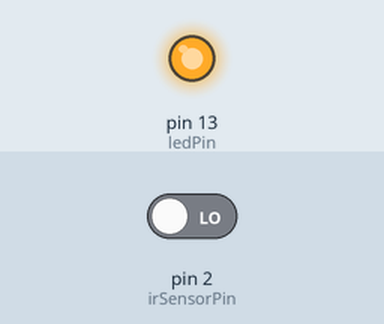
A sketch run on a simulated Arduino Uno, built with avr-gcc and run on an emulated ATmega328P. Shown: output pins drawn as LEDs (lit = HIGH). Inputs (shaded band) come from the test bench; at power-on: pin 2 (irSensorPin) LOW. What the sketch prints to the serial monitor is not drawn.

Above: at 1.2 s.
1.3 s: pin 2 (irSensorPin) driven HIGH
At 1.8 s:
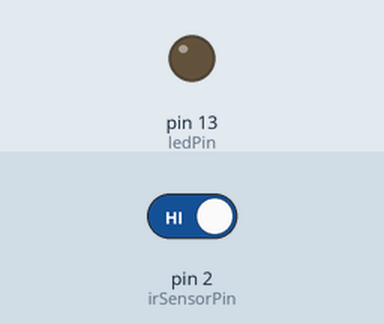
2.8 s: pin 2 (irSensorPin) driven LOW
At 4.2 s:
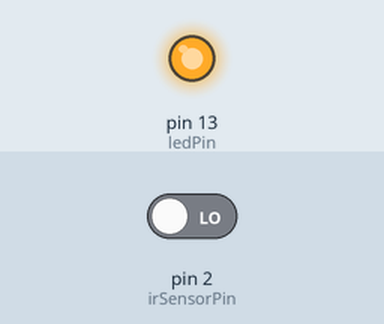
Timing chart, 0 to 5.8 s (numbered marks = the images above; inputs shaded):
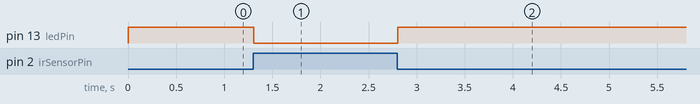

Measured:
- after the input at 1.3 s, pin 13 (ledPin): HIGH → LOW at once
- after the input at 2.8 s, pin 13 (ledPin): LOW → HIGH at once

The sketch:

led_blinking_using_ir_sensor_day4.ino
```cpp
int ledPin = 13;  // LED connected to pin 13
int irSensorPin = 2;  // IR sensor output connected to pin 2
int sensorValue = 0;  // Variable to store the sensor's value

void setup() {
  pinMode(ledPin, OUTPUT);  // Set LED as output
  pinMode(irSensorPin, INPUT);  // Set IR sensor as input
  Serial.begin(9600);  // Start serial communication for debugging
}

void loop() {
  sensorValue = digitalRead(irSensorPin);  // Read IR sensor value
  Serial.println(sensorValue);  // Print the sensor value for debugging

  if (sensorValue == HIGH) {  // If the sensor detects an object
    digitalWrite(ledPin, LOW);  // Turn the LED on  // Keep it off for 500 ms
  } else {
    digitalWrite(ledPin, HIGH);  // If no object, LED remains off
  }
}
```
